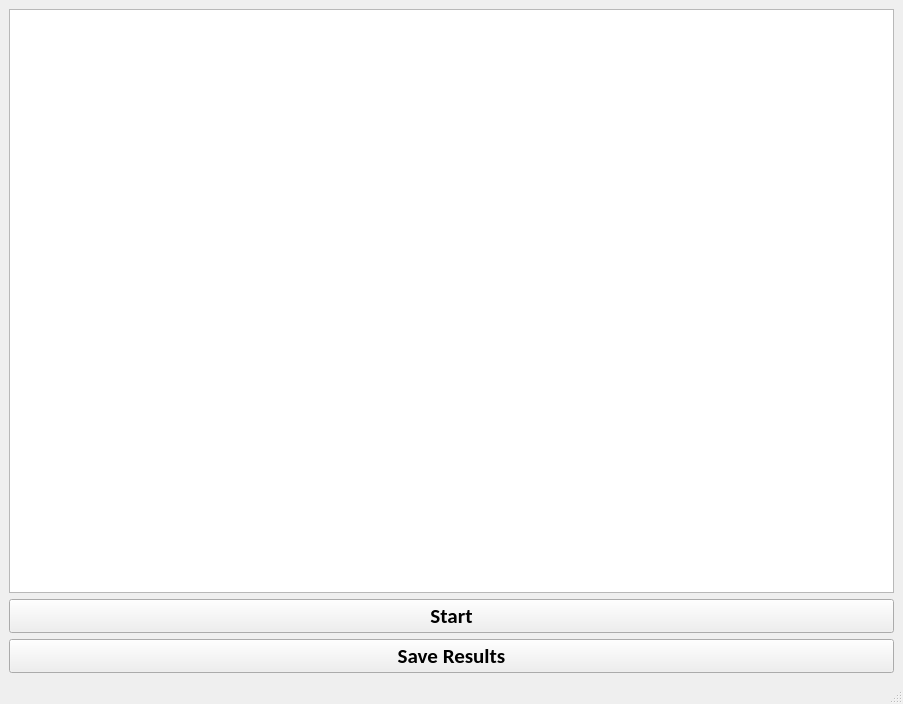
<?xml version="1.0" encoding="UTF-8"?>
<ui version="4.0">
 <class>PlotWindow</class>
 <widget class="QMainWindow" name="PlotWindow">
  <property name="geometry">
   <rect>
    <x>0</x>
    <y>0</y>
    <width>903</width>
    <height>704</height>
   </rect>
  </property>
  <property name="windowTitle">
   <string>MainWindow</string>
  </property>
  <widget class="QWidget" name="centralwidget">
   <layout class="QVBoxLayout" name="verticalLayout_2">
    <item>
     <layout class="QVBoxLayout" name="verticalLayout">
      <item>
       <widget class="PlotWidget" name="plot_view">
        <property name="minimumSize">
         <size>
          <width>781</width>
          <height>0</height>
         </size>
        </property>
        <property name="maximumSize">
         <size>
          <width>20000</width>
          <height>20000</height>
         </size>
        </property>
       </widget>
      </item>
      <item>
       <widget class="QPushButton" name="btn_strt">
        <property name="font">
         <font>
          <family>Calibri</family>
          <pointsize>16</pointsize>
          <weight>75</weight>
          <bold>true</bold>
         </font>
        </property>
        <property name="text">
         <string>Start</string>
        </property>
       </widget>
      </item>
      <item>
       <widget class="QPushButton" name="savebtn">
        <property name="font">
         <font>
          <family>Calibri</family>
          <pointsize>16</pointsize>
          <weight>75</weight>
          <bold>true</bold>
         </font>
        </property>
        <property name="text">
         <string>Save Results</string>
        </property>
       </widget>
      </item>
     </layout>
    </item>
   </layout>
  </widget>
  <widget class="QMenuBar" name="menubar">
   <property name="geometry">
    <rect>
     <x>0</x>
     <y>0</y>
     <width>903</width>
     <height>21</height>
    </rect>
   </property>
  </widget>
  <widget class="QStatusBar" name="statusbar"/>
 </widget>
 <customwidgets>
  <customwidget>
   <class>PlotWidget</class>
   <extends>QGraphicsView</extends>
   <header location="global">pyqtgraph</header>
  </customwidget>
 </customwidgets>
 <resources/>
 <connections/>
</ui>
